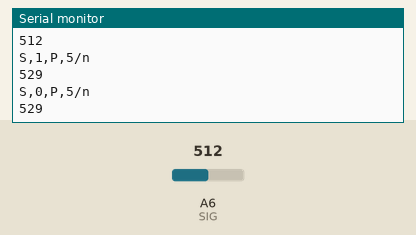
A sketch run on a simulated Arduino Nano, built with avr-gcc and run on an emulated ATmega328P. Parts: the last lines printed to the serial monitor. The test bench sets the inputs (shaded band); at power-on: A6 (SIG) = 512.

Above: at 1.2 s.
1.3 s: A6 (SIG) set to 420
At 1.83 s:
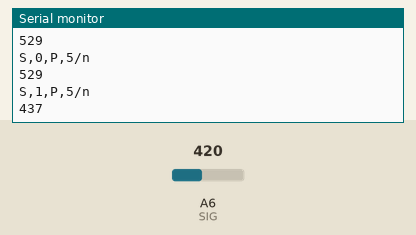
2.8 s: A6 (SIG) set to 440
At 2.84 s:
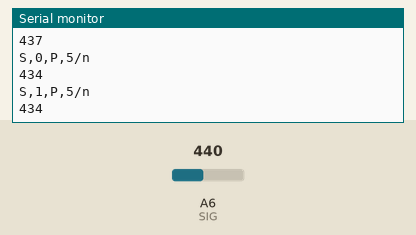
Timing chart, 0 to 5.8 s (numbered marks = the images above; inputs shaded):
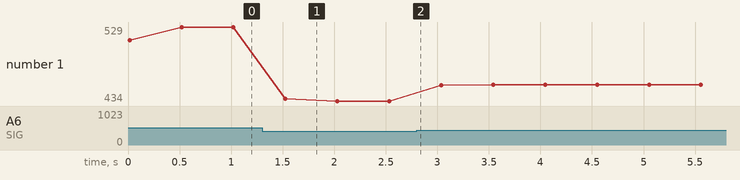

The sketch:

button_sensor_display_11_03_24.ino
```cpp
int button = 0;
int pars_button = 10;
int for_button = 0;

#define S0 2
#define S1 3
#define S2 4
#define S3 5
#define SIG A6

void setup() {
  Serial.begin(9600);

  pinMode(S0, OUTPUT);
  pinMode(S1, OUTPUT);
  pinMode(S2, OUTPUT);
  pinMode(S3, OUTPUT);

  digitalWrite(S0, LOW);
  digitalWrite(S1, LOW);
  digitalWrite(S2, LOW);
  digitalWrite(S3, LOW);
  // остальную геометрию смотри в документации
}
void loop() {
  parsing();
}

int parsing() {
  for (int i = 0; i < 2; i++) {
    readMux(i);
    pars_button = Button_read();
    if (pars_button != 10) {

      Serial.print("S,");
      Serial.print(i);
      Serial.print(",");
      Serial.print("P,");
      Serial.print(pars_button);
      Serial.println("/n");
      Serial.println(button);
      pars_button = 10;
      delay(500);
    }
  }
}

int Button_read() {

  for (int i = 0; i < 30; i++)
  {
    for_button = analogRead(6);
    //Serial.println(for_button);
    if (for_button < 35) {
      button = 0;
      break;
    }
    button += for_button;
  }
  button /= 30;
  //Serial.println(button);
  if (button > 820) {
    return 0;
  } else if (button < 820 && button >= 770) {
    return 1;
  } else if (button < 770 && button >= 730) {
    return 2;
  } else if (button < 730 && button >= 680) {
    return 3;
  } else if (button < 680 && button >= 600) {
    return 4;
  } else if (button < 600 && button >= 430) {
    return 5;
  } else if (button < 430 && button >= 350) {
    return 6;
  } else if (button < 350 && button >= 200) {
    return 7;
  } else if (button < 200 && button >= 90) {
    return 8;
  } else if (button < 90 && button >= 35) {
    return 9;
  } else if (button < 35) {
    return 10;
  }
}


int readMux(int channel) {
  int controlPin[] = { S0, S1, S2, S3 };

  int muxChannel[16][4] = {
    { 0, 0, 0, 0 },  //channel 0
    { 1, 0, 0, 0 },  //channel 1
    { 0, 1, 0, 0 },  //channel 2
    { 1, 1, 0, 0 },  //channel 3
    { 0, 0, 1, 0 },  //channel 4
    { 1, 0, 1, 0 },  //channel 5
    { 0, 1, 1, 0 },  //channel 6
    { 1, 1, 1, 0 },  //channel 7
    { 0, 0, 0, 1 },  //channel 8
    { 1, 0, 0, 1 },  //channel 9
    { 0, 1, 0, 1 },  //channel 10
    { 1, 1, 0, 1 },  //channel 11
    { 0, 0, 1, 1 },  //channel 12
    { 1, 0, 1, 1 },  //channel 13
    { 0, 1, 1, 1 },  //channel 14
    { 1, 1, 1, 1 }   //channel 15
  };

  //loop through the 4 sig
  for (int i = 0; i < 4; i++) {
    digitalWrite(controlPin[i], muxChannel[channel][i]);
  }

  //read the value at the SIG pin
  int val = analogRead(SIG);

  //return the value
  return val;
}
```

Measured:
- after the input at 1.3 s, the serial monitor: prints a new line after 0.23 s (image 1)
- plotted number 1: 529 → 434 after the input at 1.3 s, 434 → 455 after the input at 2.8 s
